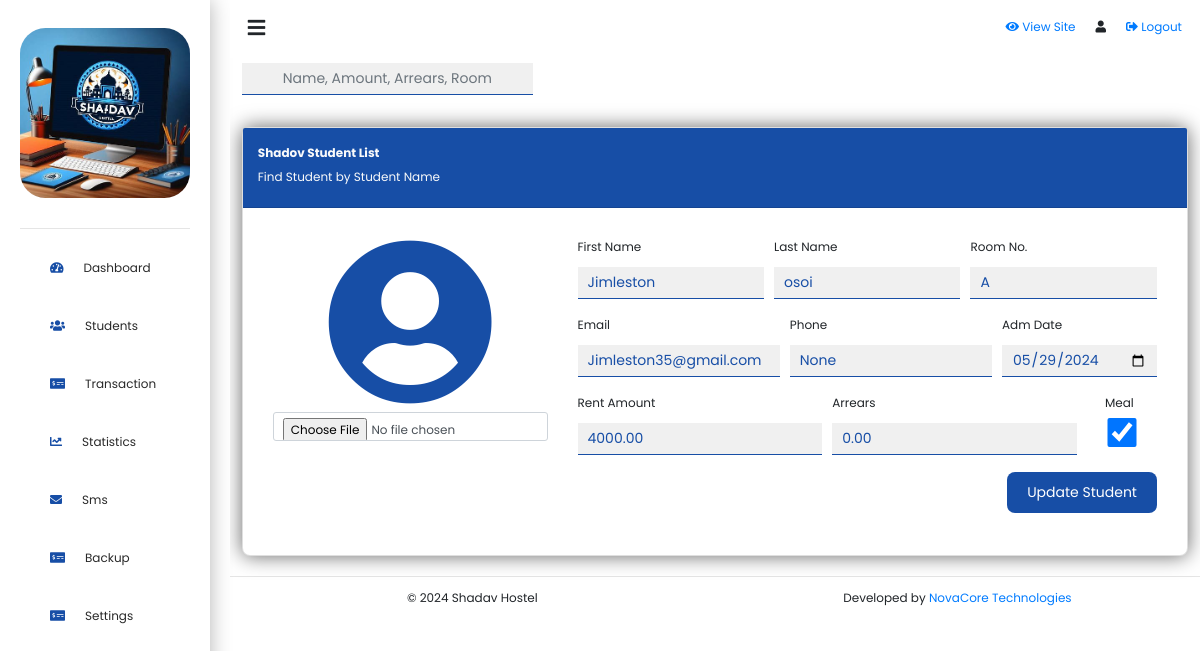
Page /edit_student/1/ on the earlier database version.
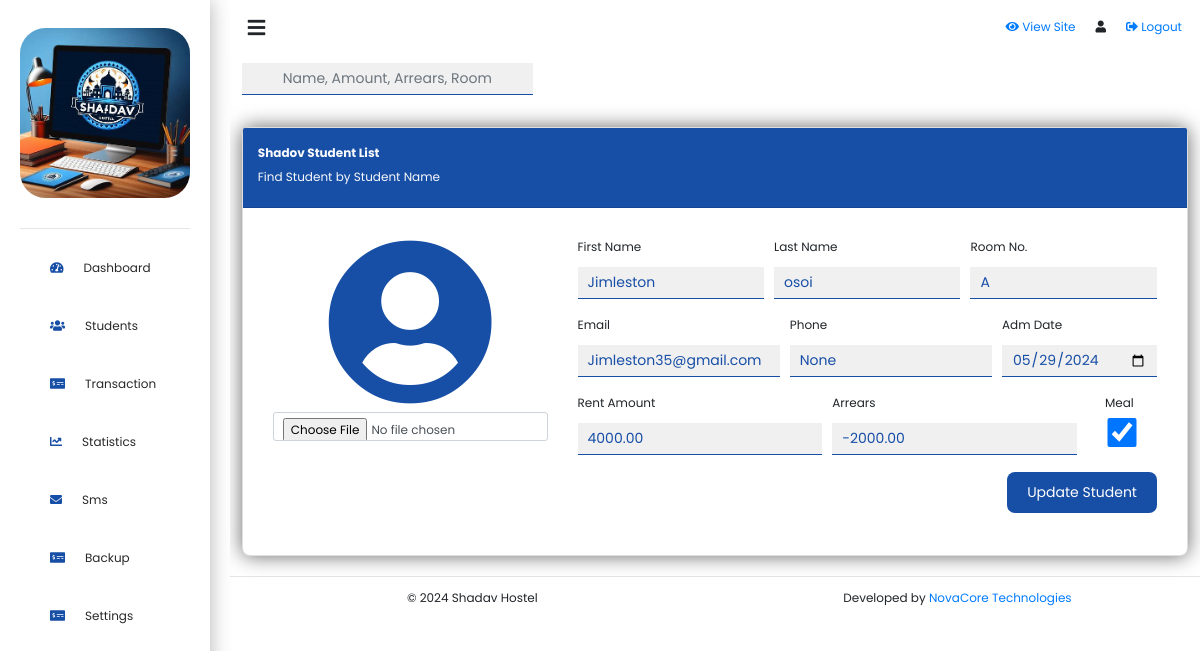
Same page on the later database version.
### Tenants/models.py (models this page shows, shortened)
class Student(models.Model):
    user = models.OneToOneField(User, on_delete=models.CASCADE)
    room_number = models.CharField(max_length=10)
    rent_amount = models.DecimalField(max_digits=10, decimal_places=2, default=4000.00)
    has_food = models.BooleanField(default=False)
    arrears = models.DecimalField(max_digits=10, decimal_places=2, default=0.00)
    adm_date = models.DateField(null=True)
    number = models.CharField(max_length=15, null=True)

### Admin/views.py (the view, shortened to what this page needs)
# urls.py: path('edit_student/<int:student_id>/', edit_student, name='edit_student'),
def edit_student(request, student_id):
    student = Student.objects.get(id=student_id)
    context = {
        "student": student,
    }
    return render(request, 'edit_student.html', context)

### Admin/templates/edit_student.html (shortened to what the changed rows need)
{% extends "base.html" %}
{% block content %}
<div class="student_content px-3">
    <div class="tab_content_container w-100">
        <div class="find_student tab_container w-100">
            <div class="customCard card w-100 position-relative">
                <div class="card-body position-relative">
                    <div class="content editStudent_content">
                        <div class="card-body position-relative">
                        <form method="post" enctype="multipart/form-data" >
                            <div class="row">
                                <div class="col-12 col-md-8">
                                    <div class="student_info">
                                        <div class="form-group">
                                            <label for="fullname">First Name</label>
                                            <input type="text" name="first_name" class="form-control input_outline" placeholder="First Name" value="{{ student.user.first_name}}">
                                        </div>
                                        <div class="form-group">
                                            <label for="fullname">Last Name</label>
                                            <input type="text" name="last_name" class="form-control input_outline" placeholder="Last Name"  value="{{ student.user.last_name}}">
                                        </div>
                                        <div class="form-group">
                                            <label for="room">Room No.</label>
                                            <input type="text" name="room_number" class="form-control input_outline" placeholder="Room No." value="{{ student.room_number}}">
                                        </div>
                                    </div>
                                    <div class="student_info">
                                        <div class="form-group">
                                            <label for="email">Email</label>
                                            <input type="email" name="email" class="form-control input_outline" placeholder="Email" value="{{ student.user.email}}">
                                        </div>
                                        <div class="form-group">
                                            <label for="phone">Phone</label>
                                            <input type="text" name="phone" class="form-control input_outline" placeholder="Phone" value="{{ student.number}}">
                                        </div>
                                        <div class="form-group">
                                            <label for="adm">Adm Date</label>
                                            <input type="date" name="adm_date" class="form-control input_outline" value="{{ student.adm_date|date:'Y-m-d' }}">
                                        </div>
                                    </div>
                                    <div class="student_info">
                                        <div class="form-group">
                                            <label for="rent">Rent Amount</label>
                                            <input type="text" name="rent_amount" class="form-control input_outline" value="{{ student.rent_amount }}">
                                        </div>
                                        <div class="form-group">
                                            <label for="arrears">Arrears</label>
                                            <input type="text" name="arrears" class="form-control input_outline" value="{{ student.arrears }}">
                                        </div>
                                        <div class="form-group">
                                            <label for="meal" class="mx-4">Meal</label>
                                            <input type="checkbox" name="has_food" class="form-control" style="width: 70px;" {% if student.has_food %} checked {% endif %}>
                                        </div>
                                    </div>
                                </div>
                            </div>
                        </form>
                        </div>
                    </div>
                </div>
            </div>
        </div>
    </div>
</div>
{% endblock %}

Differences in the rows shown:
changed Student "None": arrears "0.00" → "-2000.00"
